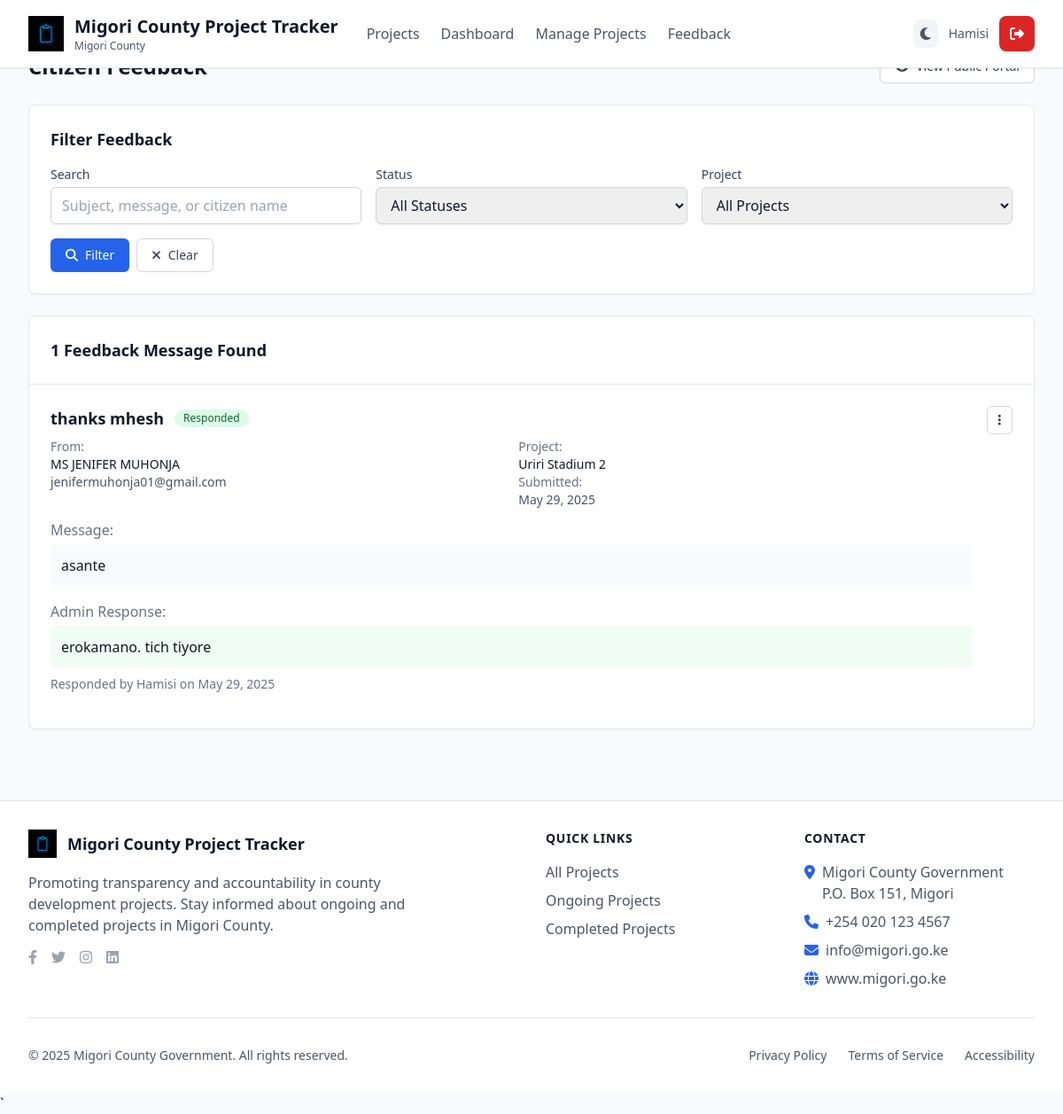
The page /admin/feedback.php (signed in) on the database its author committed.
### tables this page shows
CREATE TABLE `feedback` (
  `id` int(11) NOT NULL,
  `project_id` int(11) NOT NULL,
  `citizen_name` varchar(255) DEFAULT NULL,
  `citizen_email` varchar(255) DEFAULT NULL,
  `citizen_phone` varchar(20) DEFAULT NULL,
  `subject` varchar(500) NOT NULL,
  `message` text NOT NULL,
  `status` enum('pending','responded','resolved') DEFAULT 'pending',
  `admin_response` text DEFAULT NULL,
  `created_at` timestamp NOT NULL DEFAULT current_timestamp(),
  `updated_at` timestamp NOT NULL DEFAULT current_timestamp() ON UPDATE current_timestamp(),
  `responded_by` int(11) DEFAULT NULL
);

CREATE TABLE `projects` (
  `id` int(11) NOT NULL,
  `project_name` varchar(255) NOT NULL,
  `description` text DEFAULT NULL,
  `department_id` int(11) NOT NULL,
  `project_year` int(11) NOT NULL,
  `county_id` int(11) NOT NULL,
  `sub_county_id` int(11) NOT NULL,
  `ward_id` int(11) NOT NULL,
  `location_address` text DEFAULT NULL,
  `location_coordinates` varchar(100) DEFAULT NULL,
  `budget` decimal(15,2) NOT NULL,
  `allocated_budget` decimal(15,2) DEFAULT 0.00,
  `spent_budget` decimal(15,2) DEFAULT 0.00,
  `start_date` date DEFAULT NULL,
  `expected_completion_date` date DEFAULT NULL,
  `actual_completion_date` date DEFAULT NULL,
  `contractor_name` varchar(255) DEFAULT NULL,
  `contractor_contact` varchar(100) DEFAULT NULL,
  `status` enum('draft','ongoing','completed','suspended','cancelled') NOT NULL DEFAULT 'draft',
  `step_status` enum('awaiting','running','completed') DEFAULT 'awaiting',
  `progress_percentage` decimal(5,2) DEFAULT 0.00,
  `total_steps` int(11) DEFAULT 0,
  `completed_steps` int(11) DEFAULT 0,
  `created_by` int(11) DEFAULT NULL,
  `created_at` timestamp NOT NULL DEFAULT current_timestamp(),
  `updated_at` timestamp NOT NULL DEFAULT current_timestamp() ON UPDATE current_timestamp(),
  `average_rating` decimal(3,2) DEFAULT 5.00,
  `total_ratings` int(11) DEFAULT 0
);

### includes/functions.php (called while the page is built, shortened)
<?php
function format_date($date) {
    return date('M d, Y', strtotime($date));
}
function get_feedback_status_badge_class($status) {
    $classes = [
        'pending' => 'bg-yellow-100 text-yellow-800 dark:bg-yellow-900 dark:text-yellow-300',
        'reviewed' => 'bg-blue-100 text-blue-800 dark:bg-blue-900 dark:text-blue-300',
        'responded' => 'bg-green-100 text-green-800 dark:bg-green-900 dark:text-green-300'
    ];
    return $classes[$status] ?? 'bg-gray-100 text-gray-800 dark:bg-gray-900 dark:text-gray-300';
}
?>

### admin/feedback.php (the view, shortened to what this page needs)
<?php
require_once '../includes/functions.php';
$status = $_GET['status'] ?? '';
$project_id = $_GET['project_id'] ?? '';
$search = $_GET['search'] ?? '';
$filters = array_filter([
    'status' => $status,
    'project_id' => $project_id,
    'search' => $search
]);
$feedback_list = get_feedback($filters);
function get_feedback($filters = []) {
    global $pdo;
    $sql = "SELECT f.*, p.project_name, a.name as responded_by_name
            FROM feedback f
            JOIN projects p ON f.project_id = p.id
            LEFT JOIN admins a ON f.responded_by = a.id
            WHERE 1=1";
    $params = [];
    $sql .= " ORDER BY f.created_at DESC";
    $stmt = $pdo->prepare($sql);
    $stmt->execute($params);
    return $stmt->fetchAll();
}
?>
<?php
include '../includes/header.php';
?>
    <div class="min-h-full">
        <div class="max-w-7xl mx-auto px-4 sm:px-6 lg:px-8 py-4">
            <nav class="flex" aria-label="Breadcrumb">
                <ol class="flex items-center space-x-4">
                    <li>
                        <a href="../admin.php" class="text-gray-400 hover:text-gray-500 dark:text-gray-500 dark:hover:text-gray-400">
                        </a>
                    </li>
                    <li>
                        <div class="flex items-center">
                            <span class="text-sm font-medium text-gray-900 dark:text-white">Feedback</span>
                        </div>
                    </li>
                </ol>
            </nav>
        </div>
        <main class="max-w-7xl mx-auto px-4 sm:px-6 lg:px-8 pb-8">
            <div class="flex justify-between items-center mb-6">
                <h2 class="text-2xl font-bold text-gray-900 dark:text-white">Citizen Feedback</h2>
                <div class="flex space-x-3">
                    <a href="../index.php" class="inline-flex items-center px-4 py-2 border border-gray-300 dark:border-gray-600 text-sm font-medium rounded-md text-gray-700 dark:text-gray-300 bg-white dark:bg-gray-700 hover:bg-gray-50 dark:hover:bg-gray-600 transition-colors">
                    </a>
                </div>
            </div>
            <div class="bg-white dark:bg-gray-800 rounded-lg shadow-sm border border-gray-200 dark:border-gray-700 mb-6">
                <div class="p-6">
                    <h3 class="text-lg font-semibold text-gray-900 dark:text-white mb-4">Filter Feedback</h3>
                    <form method="GET" class="space-y-4">
                        <div class="grid grid-cols-1 md:grid-cols-3 gap-4">
                            <div>
                                <label class="block text-sm font-medium text-gray-700 dark:text-gray-300 mb-1">Search</label>
                                <input type="text" name="search" value="<?php echo htmlspecialchars($search); ?>"
                                       placeholder="Subject, message, or citizen name"
                                       class="w-full px-3 py-2 border border-gray-300 dark:border-gray-600 rounded-md shadow-sm focus:ring-blue-500 focus:border-blue-500 dark:bg-gray-700 dark:text-white">
                            </div>
                            <div>
                                <label class="block text-sm font-medium text-gray-700 dark:text-gray-300 mb-1">Status</label>
                                <select name="status" class="w-full px-3 py-2 border border-gray-300 dark:border-gray-600 rounded-md shadow-sm focus:ring-blue-500 focus:border-blue-500 dark:bg-gray-700 dark:text-white">
                                    <option value="">All Statuses</option>
                                </select>
                            </div>
                            <div>
                                <label class="block text-sm font-medium text-gray-700 dark:text-gray-300 mb-1">Project</label>
                                <select name="project_id" class="w-full px-3 py-2 border border-gray-300 dark:border-gray-600 rounded-md shadow-sm focus:ring-blue-500 focus:border-blue-500 dark:bg-gray-700 dark:text-white">
                                    <option value="">All Projects</option>
                                </select>
                            </div>
                        </div>
                        <div class="flex space-x-2">
                            <button type="submit" class="inline-flex items-center px-4 py-2 border border-transparent text-sm font-medium rounded-md text-white bg-blue-600 hover:bg-blue-700 transition-colors">
                                <i class="fas fa-search mr-2"></i>
                                Filter
                            </button>
                            <a href="feedback.php" class="inline-flex items-center px-4 py-2 border border-gray-300 dark:border-gray-600 text-sm font-medium rounded-md text-gray-700 dark:text-gray-300 bg-white dark:bg-gray-700 hover:bg-gray-50 dark:hover:bg-gray-600 transition-colors">
                                <i class="fas fa-times mr-2"></i>
                                Clear
                            </a>
                        </div>
                    </form>
                </div>
            </div>
            <div class="bg-white dark:bg-gray-800 rounded-lg shadow-sm border border-gray-200 dark:border-gray-700">
                <div class="p-6 border-b border-gray-200 dark:border-gray-700">
                    <h3 class="text-lg font-semibold text-gray-900 dark:text-white">
                        <?php echo count($feedback_list); ?> Feedback Message<?php echo count($feedback_list) !== 1 ? 's' : ''; ?> Found
                    </h3>
                </div>
                <?php if (empty($feedback_list)): ?>
                    <div class="p-12 text-center">
                        <i class="fas fa-comments text-4xl text-gray-400 dark:text-gray-600 mb-4"></i>
                        <h3 class="text-lg font-medium text-gray-900 dark:text-white mb-2">No Feedback Found</h3>
                        <p class="text-gray-600 dark:text-gray-400">No citizen feedback matches your current filters.</p>
                    </div>
                <?php else: ?>
                    <div class="divide-y divide-gray-200 dark:divide-gray-700">
                        <?php foreach ($feedback_list as $feedback): ?>
                            <div class="p-6 hover:bg-gray-50 dark:hover:bg-gray-700 transition-colors">
                                <div class="flex items-start justify-between">
                                    <div class="flex-1 min-w-0">
                                        <div class="flex items-center mb-2">
                                            <h4 class="text-lg font-semibold text-gray-900 dark:text-white mr-3">
                                                <?php echo htmlspecialchars($feedback['subject']); ?>
                                            </h4>
                                            <span class="inline-flex items-center px-2.5 py-0.5 rounded-full text-xs font-medium <?php echo get_feedback_status_badge_class($feedback['status']); ?>">
                                                <?php echo ucfirst($feedback['status']); ?>
                                            </span>
                                        </div>
                                        <div class="grid grid-cols-1 md:grid-cols-2 gap-4 text-sm mb-3">
                                            <div>
                                                <span class="font-medium text-gray-500 dark:text-gray-400">From:</span>
                                                <p class="text-gray-900 dark:text-white"><?php echo htmlspecialchars($feedback['citizen_name']); ?></p>
                                                <?php if (!empty($feedback['citizen_email'])): ?>
                                                    <p class="text-gray-600 dark:text-gray-300"><?php echo htmlspecialchars($feedback['citizen_email']); ?></p>
                                                <?php endif; ?>
                                            </div>
                                            <div>
                                                <span class="font-medium text-gray-500 dark:text-gray-400">Project:</span>
                                                <p class="text-gray-900 dark:text-white"><?php echo htmlspecialchars($feedback['project_name']); ?></p>
                                                <span class="font-medium text-gray-500 dark:text-gray-400">Submitted:</span>
                                                <p class="text-gray-600 dark:text-gray-300"><?php echo format_date($feedback['created_at']); ?></p>
                                            </div>
                                        </div>
                                        <div class="mb-4">
                                            <span class="font-medium text-gray-500 dark:text-gray-400 block mb-1">Message:</span>
                                            <p class="text-gray-900 dark:text-white bg-gray-50 dark:bg-gray-700 p-3 rounded-md">
                                                <?php echo nl2br(htmlspecialchars($feedback['message'])); ?>
                                            </p>
                                        </div>
                                        <?php if (!empty($feedback['admin_response'])): ?>
                                            <div class="mb-4">
                                                <span class="font-medium text-gray-500 dark:text-gray-400 block mb-1">Admin Response:</span>
                                                <p class="text-gray-900 dark:text-white bg-green-50 dark:bg-green-900 p-3 rounded-md">
                                                    <?php echo nl2br(htmlspecialchars($feedback['admin_response'])); ?>
                                                </p>
                                                <p class="text-sm text-gray-500 dark:text-gray-400 mt-2">
                                                    Responded by <?php echo htmlspecialchars($feedback['responded_by_name']); ?>
                                                    on <?php echo format_date($feedback['updated_at']); ?>
                                                </p>
                                            </div>
                                        <?php endif; ?>
                                    </div>
                                    <div class="ml-4 flex-shrink-0 flex space-x-2">
                                        <div class="relative">
                                            <button onclick="toggleDropdown(<?php echo $feedback['id']; ?>)"
                                                    class="inline-flex items-center px-3 py-2 border border-gray-300 dark:border-gray-600 text-sm font-medium rounded-md text-gray-700 dark:text-gray-300 bg-white dark:bg-gray-700 hover:bg-gray-50 dark:hover:bg-gray-600 transition-colors">
                                                <i class="fas fa-ellipsis-v"></i>
                                            </button>
                                        </div>
                                    </div>
                                </div>
                            </div>
                        <?php endforeach; ?>
                    </div>
                <?php endif; ?>
            </div>
        </main>
    </div>
<?php include '../includes/footer.php'; ?>

### assets/css/app.css (style rules this page uses)
* { margin: 0; padding: 0; box-sizing: border-box; }
:root { --primary: 37 99 235; --primary-hover: 29 78 216; --secondary: 75 85 99; --background: 249 250 251; --surface: 255 255 255; --text: 17 24 39; --text-muted: 107 114 128; --border: 229 231 235; --success: 34 197 94; --warning: 245 158 11; --error: 239 68 68; }

### rows shown on the page
feedback: subject "thanks mhesh", status "Responded", citizen_name "MS JENIFER MUHONJA", citizen_email "jenifermuhonja01@gmail.com", project.project_name "Uriri Stadium 2", created_at "May 29, 2025", message "asante", admin_response "erokamano. tich tiyore", responded_by.name "Hamisi", updated_at "May 29, 2025"

### other values the page prints
APP_NAME "Migori County Project Tracker"
$_SESSION['admin_name'] "Hamisi"
count($feedback_list) "1"
